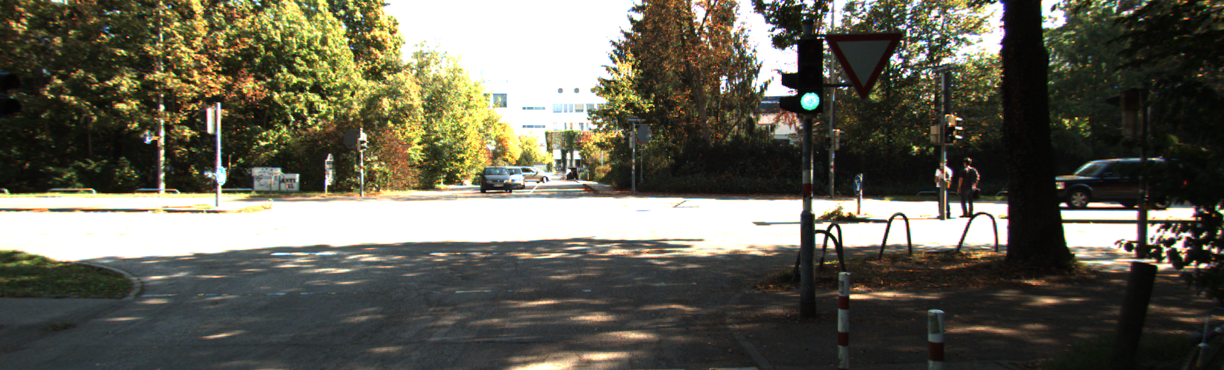
#> input picture Data/0000000000.png, 1224 x 370 px; its folder holds only this picture in this run
$ jupyter execute Histogram.ipynb
#> lines starting #> are read from the running program, lines starting #| are printed output that depends on the picture
[cell 1]
import cv2 as cv
import numpy as np

[cell 2]
def showimage(image,label = "image"):
    cv.imshow(label,image)
    cv.waitKey()
    cv.destroyAllWindows()

[cell 3]
def histogram_eq(image:np.ndarray,bin = 256)->np.ndarray:


    intensity, a,b = cv.split(cv.cvtColor(image,cv.COLOR_BGR2LAB))
    ## Find the histogram of the intensities of each pixels within a bin size of 256
    hist, _ = np.histogram(intensity, bins=bin)
    cumulative_sum = hist.cumsum()

    ## Gets the lowest nonzero element
    sort = cumulative_sum.argsort()
    cummin = cumulative_sum[sort[0]] if cumulative_sum[sort[0]]!=0 else cumulative_sum[sort[1]]
    # cummin = cumulative_sum[cumulative_sum.nonzero()][cumulative_sum[cumulative_sum.nonzero()].argsort()[0]]

    ## Perform the equation found on wikipedia
    equ_intensities = np.round(((cumulative_sum[intensity.flatten()]-cummin)/((image.shape[0]*image.shape[1])-cummin)*255))
    ## Reshape back into the shape of the image
    new_intensities = equ_intensities.reshape((image.shape[0],image.shape[1])).astype(np.uint8)

    ## Merge the intensities back with the A,B values
    new_image = cv.merge([new_intensities,a,b])
    ## Convert back to BGR Space
    new_image = cv.cvtColor(new_image,cv.COLOR_LAB2BGR)

    return new_image

[cell 4]
def bilinear_interpolate(im, x, y):
    x = np.asarray(x)
    y = np.asarray(y)

    x0 = np.floor(x).astype(int)
    x1 = x0 + 1
    y0 = np.floor(y).astype(int)
    y1 = y0 + 1

    x0 = np.clip(x0, 0, im.shape[1]-1);
    x1 = np.clip(x1, 0, im.shape[1]-1);
    y0 = np.clip(y0, 0, im.shape[0]-1);
    y1 = np.clip(y1, 0, im.shape[0]-1);

    Ia = im[ y0, x0 ]
    Ib = im[ y1, x0 ]
    Ic = im[ y0, x1 ]
    Id = im[ y1, x1 ]

    wa = (x1-x) * (y1-y)
    wb = (x1-x) * (y-y0)
    wc = (x-x0) * (y1-y)
    wd = (x-x0) * (y-y0)

    return (Ia.T*wa).T + (Ib.T*wb).T + (Ic.T*wc).T + (Id.T*wd).T

[cell 5]
def adaptive_eq(image:np.ndarray, tile_size = 8,bin = 256):
    row_tiles = np.array_split(image,image.shape[0]/tile_size,axis=0)
    eq_image = []
    for row_tile in row_tiles:
        tiles = np.array_split(row_tile, row_tile.shape[1]/tile_size,axis=1)
        row_image = histogram_eq(tiles[0])
        for tile in tiles[1:]:
            eq_tile = histogram_eq(tile)
            row_image = np.hstack((row_image,eq_tile))
        eq_image.append(row_image)
    new_image = np.vstack(eq_image)
    boundries_x, boundries_y = list(range(0,new_image.shape[0]-1,tile_size)),list(range(0,new_image.shape[1]-1,tile_size))
    for x in boundries_x:
            new_image[x,boundries_y] = bilinear_interpolate(new_image,x,boundries_y)
    # intensities = bilinear_interpolate(new_image,boundries_x,boundries_y)
    # new_image[boundries_x,boundries_y] = intensities
    return new_image

[cell 6]
size = (int(1224),int(370))
result_hist = cv.VideoWriter('Question_1_histogram.avi', cv.VideoWriter_fourcc(*'MJPG'),10, size)
result_adapt = cv.VideoWriter('Question_1_adaptive_histogram.avi', cv.VideoWriter_fourcc(*'MJPG'),10, size)

[cell 7]
import glob
output_frame = np.zeros((size[1]*3,size[0],3),dtype=np.uint8)
images = [cv.imread(file) for file in glob.glob('./Data/*.png')]
#> images = 1 item
for image in images:
    output_hist = histogram_eq(image)
    output_adapt = adaptive_eq(image,150)
    output_frame[0:size[1],0:size[0]] = image
    output_frame[size[1]:size[1]*2,:size[0]] = output_hist
    output_frame[size[1]*2:,:size[0]] = output_adapt
    cv.imshow("output",output_frame)
    if cv.waitKey(0) & 0xFF == ord('s'):
            cv.destroyAllWindows()
            break
#> this loop made 1 pass; (key Esc is pressed on pass 1)
#> pass 1, in histogram_eq, `intensity, a,b = cv.split(cv.cvtColor(image,cv.COLOR_BGR2LAB))`:
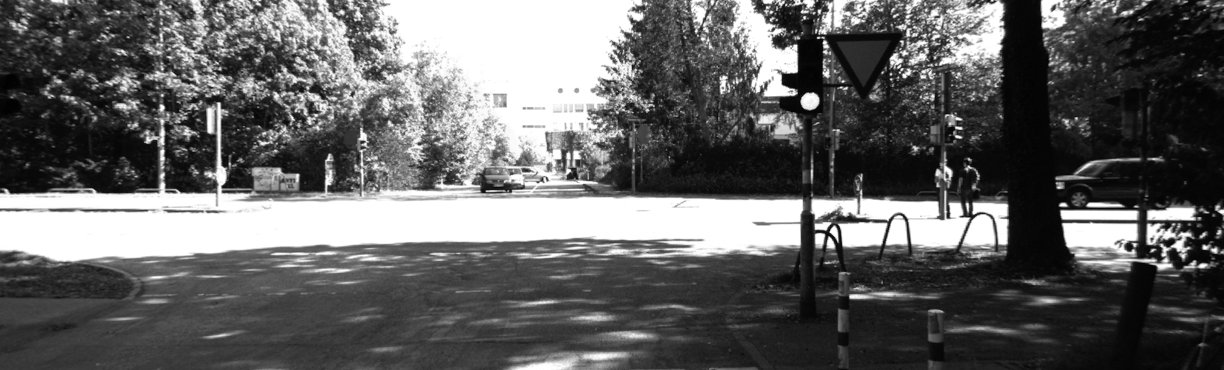
#> intensity: shape (370, 1224); min 1, max 255, mean 99.1
#> pass 1, in histogram_eq, `intensity, a,b = cv.split(cv.cvtColor(image,cv.COLOR_BGR2LAB))`:
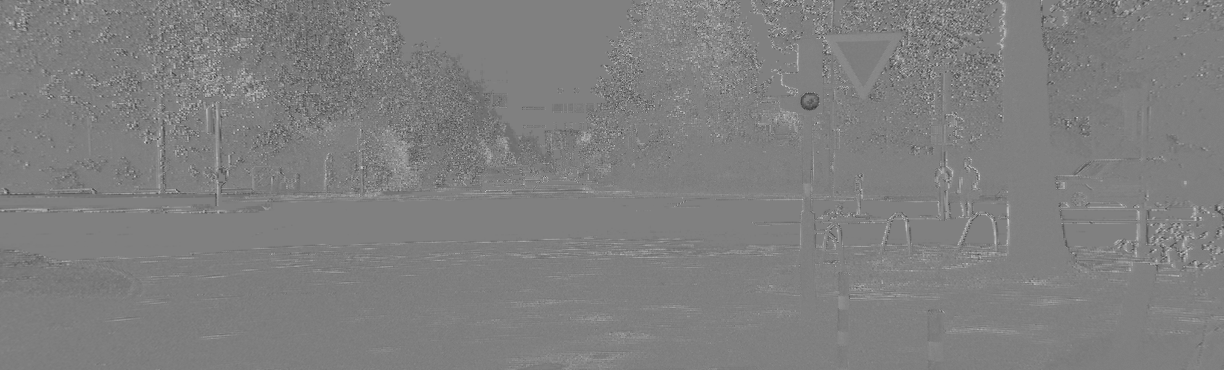
#> a: shape (370, 1224); min 56, max 206, mean 127.1
#> pass 1, in histogram_eq, `intensity, a,b = cv.split(cv.cvtColor(image,cv.COLOR_BGR2LAB))`:
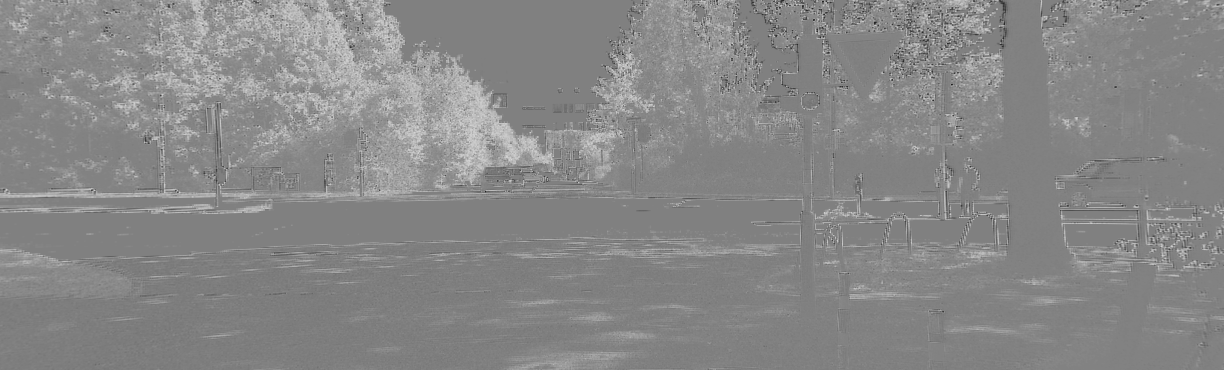
#> b: shape (370, 1224); min 31, max 218, mean 135.6
#> pass 1, in histogram_eq, `new_intensities = equ_intensities.reshape((image.shape[0],image.shape[..`:
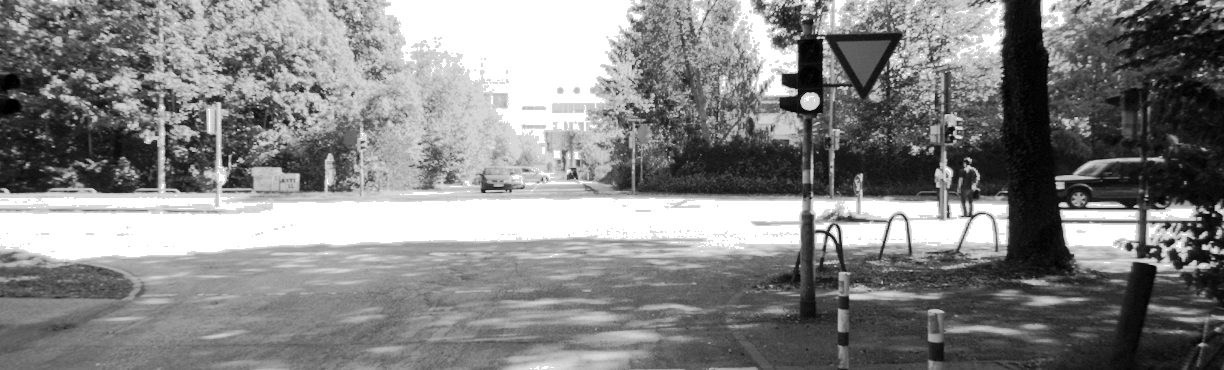
#> new_intensities: shape (370, 1224); min 0, max 255, mean 132.2
#> after the loop:
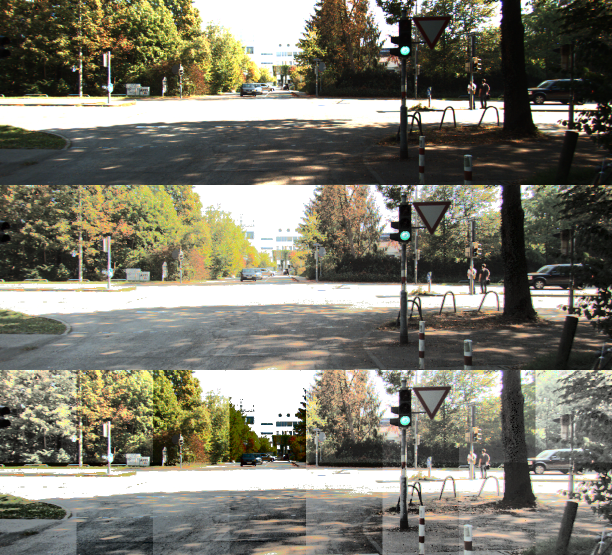
#> output_frame: shape (1110, 1224, 3) (shown at 1/2 size); mean B, G, R 107.9, 121.4, 123.3
    # result_hist.write(output_hist)
    # result_adapt.write(output_adapt)
cv.waitKey(1)
cv.destroyAllWindows()

[cell 8]
def calculate_ssd(img1, img2):
    """Computing the sum of squared differences (SSD) between two images."""
    if img1.shape != img2.shape:
        print("Images don't have the same shape.")
        return
    return np.sum((np.array(img1, dtype=np.float32) - np.array(img2, dtype=np.float32))**2)

[cell 9]
import matplotlib.pyplot as plt

[cell 10]
intensity,_,_ = cv.split(cv.cvtColor(image,cv.COLOR_BGR2LAB))
#> image is the input picture: shape (370, 1224, 3); mean B, G, R 83.7, 96.9, 98.8
_ = plt.hist(intensity.flatten(),bins=256)
plt.title("Histogram of the Original Image")
plt.show()
#> figure, not shown here; tallest bar 64265 high, from x = 254 to 255

[cell 11]
intensity,_,_ = cv.split(cv.cvtColor(output_hist,cv.COLOR_BGR2LAB))
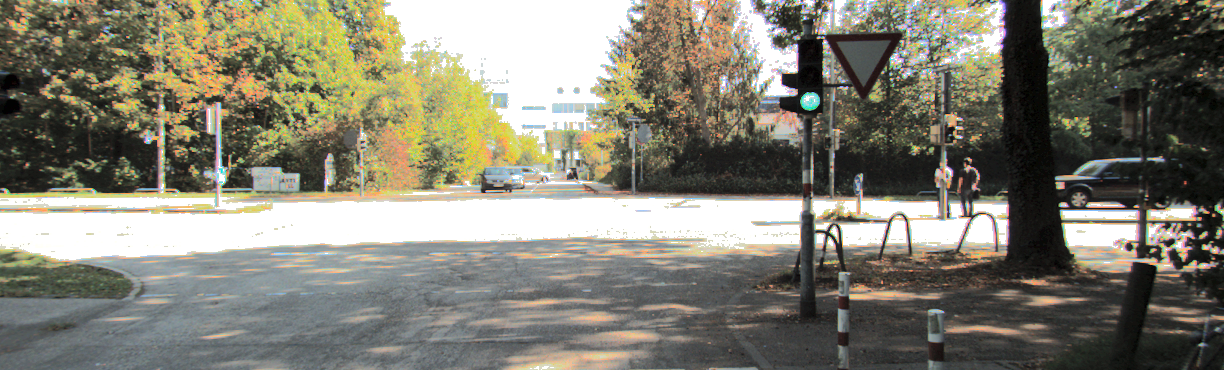
#> output_hist: shape (370, 1224, 3); mean B, G, R 113.8, 127.6, 129.8
_ = plt.hist(intensity.flatten(),bins=256)
plt.title("Histogram of the Equalized Image")
plt.show()
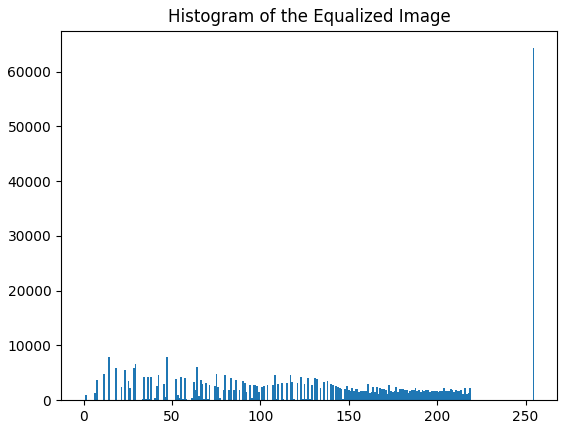
#> figure drawn by matplotlib, 1 panel; tallest bar 64265 high, from x = 254 to 255

[cell 12]
intensity,_,_ = cv.split(cv.cvtColor(output_adapt,cv.COLOR_BGR2LAB))
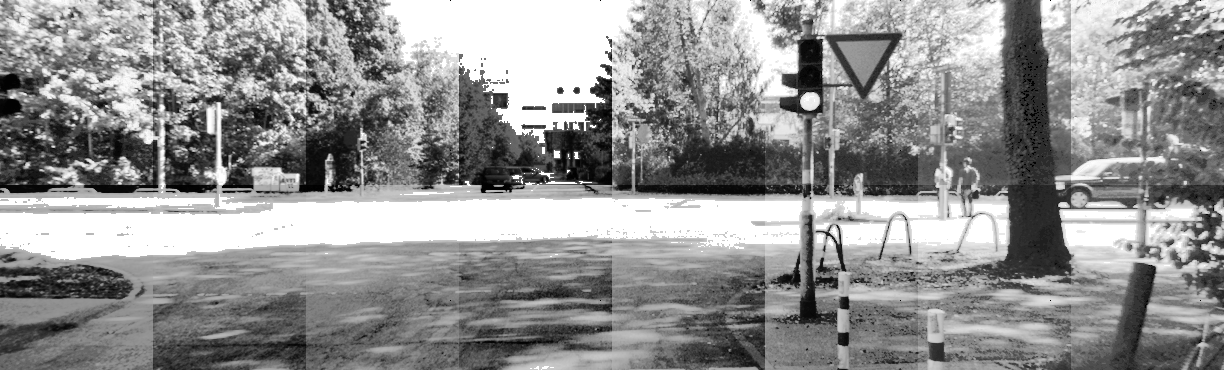
#> intensity: shape (370, 1224); min 0, max 255, mean 144.9
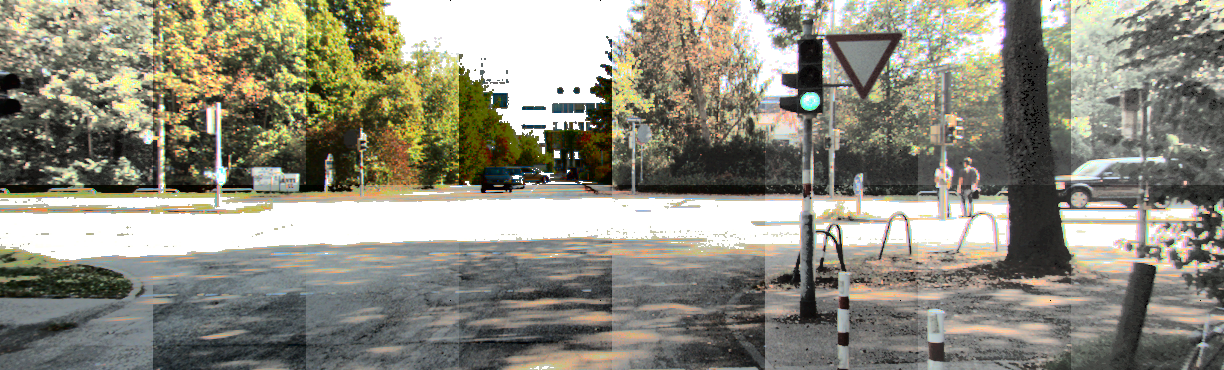
#> output_adapt: shape (370, 1224, 3); mean of channels 0, 1, 2 126.2, 139.7, 141.5; drawn as B, G, R
_ = plt.hist(intensity.flatten(),bins=256)
plt.title("Histogram of the Adaptively equalized Image")
plt.show()
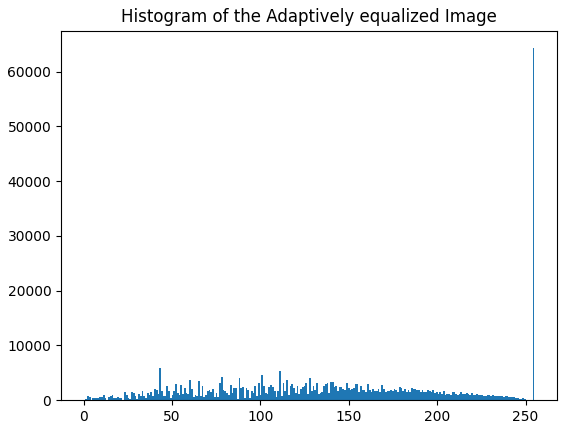
#> figure drawn by matplotlib, 1 panel; tallest bar 64266 high, from x = 254 to 255
